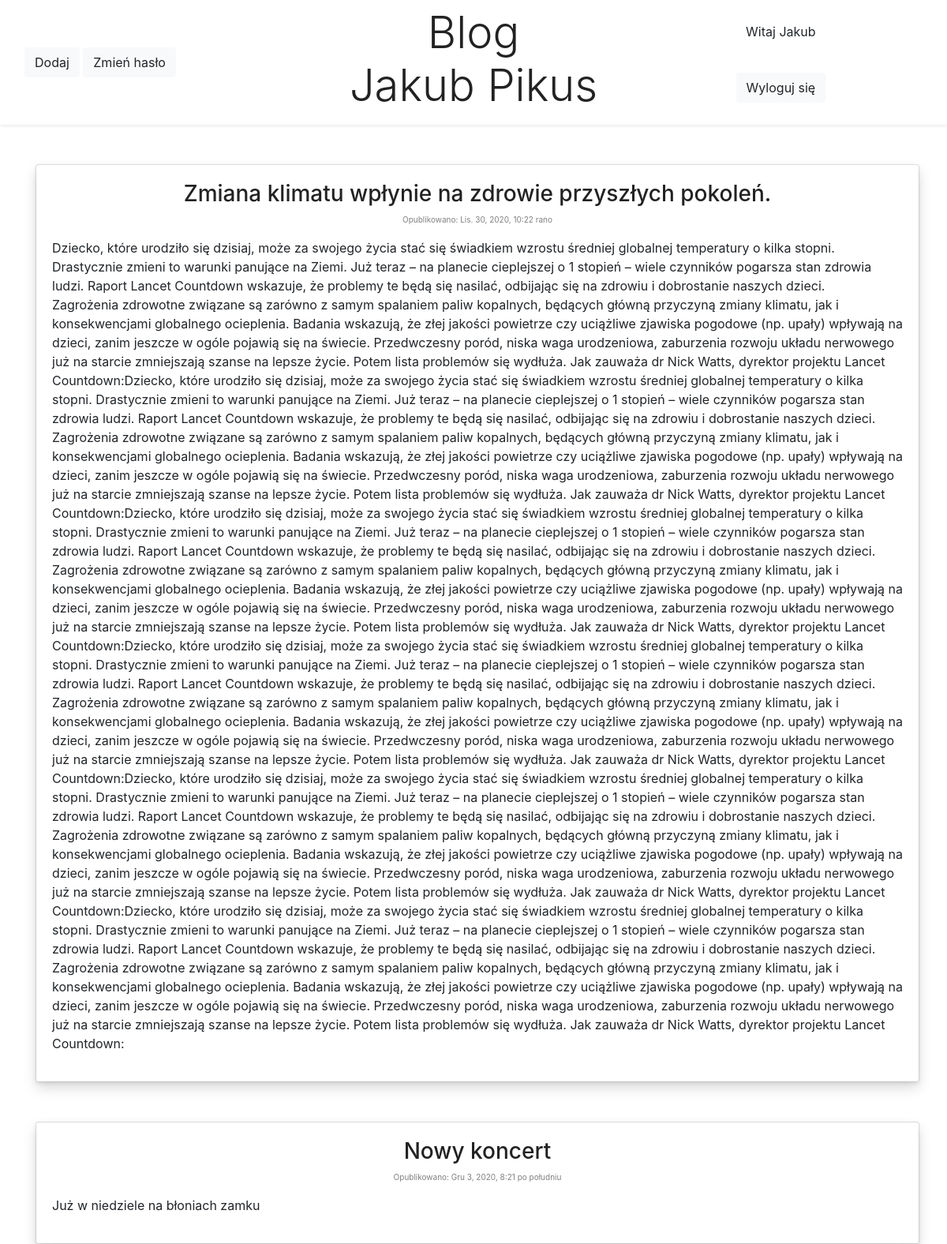
The app's page / (signed in) with its own data.
### blog/models.py (models this page shows, shortened)
class Post(models.Model):
    author = models.ForeignKey('auth.User', on_delete=models.CASCADE)
    title = models.CharField(max_length=200)
    text = models.TextField()
    created_date = models.DateTimeField(
            default=timezone.now)
    published_date = models.DateTimeField(
            blank=True, null=True)

### blog/views.py (the view)
# urls.py: path('', views.post_list, name='post_list'),
def post_list(request):
    posts = Post.objects.filter(published_date__lte=timezone.now()).order_by('published_date')
    return render(request, 'blog/post_list.html', {'posts': posts})

### blog/templates/blog/post_list.html
{% extends 'blog/base.html' %}
{% block content %}
{% for post in posts %}
<div class="card shadow-sm rounded" style="width: 70rem; margin-top: 50px">
    <div class="card-body shadow">
        <center><h3><a href="{% url 'post_detail' pk=post.pk %}" style="text-decoration:none; color: #222222">{{ post.title }}</a></h3>
        <p style="color:grey; font-size:10px">Opublikowano: {{ post.published_date }}</p></center>
        <p>{{ post.text|linebreaksbr }}</p>
    </div>
</div>
{% endfor %}
{% endblock %}

### blog/templates/blog/base.html (shortened to what this page needs)
{% load static %}
<!DOCTYPE html>
<html>
    <head>
        <link rel="stylesheet" href="https://cdn.jsdelivr.net/npm/bootstrap@4.5.3/dist/css/bootstrap.min.css">
		<link rel="stylesheet" href="{% static 'css/blog.css' %}">
    </head>
    <body>
	    <div class="navbar sticky-top bg-white shadow-sm">
            <div class="col-4">
                {% if user.is_superuser %}
                <a href="{% url 'post_new' %}" class="btn btn-light" role="button" aria-pressed="true">Dodaj</a>
                <a href="{% url 'change_password' %}" class="btn btn-light" role="button" aria-pressed="true">Zmień hasło</a>
                {% elif user.is_authenticated %}
                <a href="{% url 'change_password' %}" class="btn btn-light" role="button" aria-pressed="true">Zmień hasło</a>
                {% endif %}
            </div>
	        <div class="col-4">
                <center><a href="{% url 'base'%}" style="color: #222222; text-decoration:none;"><h1  class="display-4">Blog<br>Jakub Pikus</h1></a></center>
            </div>
            <div class="col-4">
                {% if user.is_authenticated %}
                <center><p class="top-menu">Witaj {{ user.username }} </p><br>
                <a href="{% url 'logout' %}" class="btn btn-light" role="button" aria-pressed="true">Wyloguj się</a></center>
                {% endif %}
            </div>
        </div>
	    <div class="container">
	        <div class="row">
                <div class="col-12">
                    {% block content %}
                    {% endblock %}
                </div>
            </div>
	    </div>
    </body
</html>

### blog/static/css/blog.css (style rules this page uses)
h3 a { color: #C25100;; }

### records on screen
Post: title "Zmiana klimatu wpłynie na zdrowie przyszłych pokoleń.", published_date "Lis. 30, 2020, 10:22 rano", text "Dziecko, które urodziło się dzisiaj, może za swojego życia stać się świadkiem wzrostu średniej globalnej temperatury o kilka stopni. Drastycznie zmieni to warunki panujące na Ziemi. Już teraz – na planecie cieplejszej o 1 stopień – wiele czynników pogarsza stan zdrowia ludzi. Raport Lancet Countdown wskazuje, że problemy te będą się nasilać, odbijając się na zdrowiu i dobrostanie naszych dzieci. Zagrożenia zdrowotne związane są zarówno z samym spalaniem paliw kopalnych, będących główną przyczyną zmiany klimatu, jak i konsekwencjami globalnego ocieplenia. Badania wskazują, że złej jakości powietrze czy uciążliwe zjawiska pogodowe (np. upały) wpływają na dzieci, zanim jeszcze w ogóle pojawią…"
Post: title "Nowy koncert", published_date "Gru 3, 2020, 8:21 po południu", text "Już w niedziele na błoniach zamku"

### other values on screen
{{ user.username }} "Jakub"
